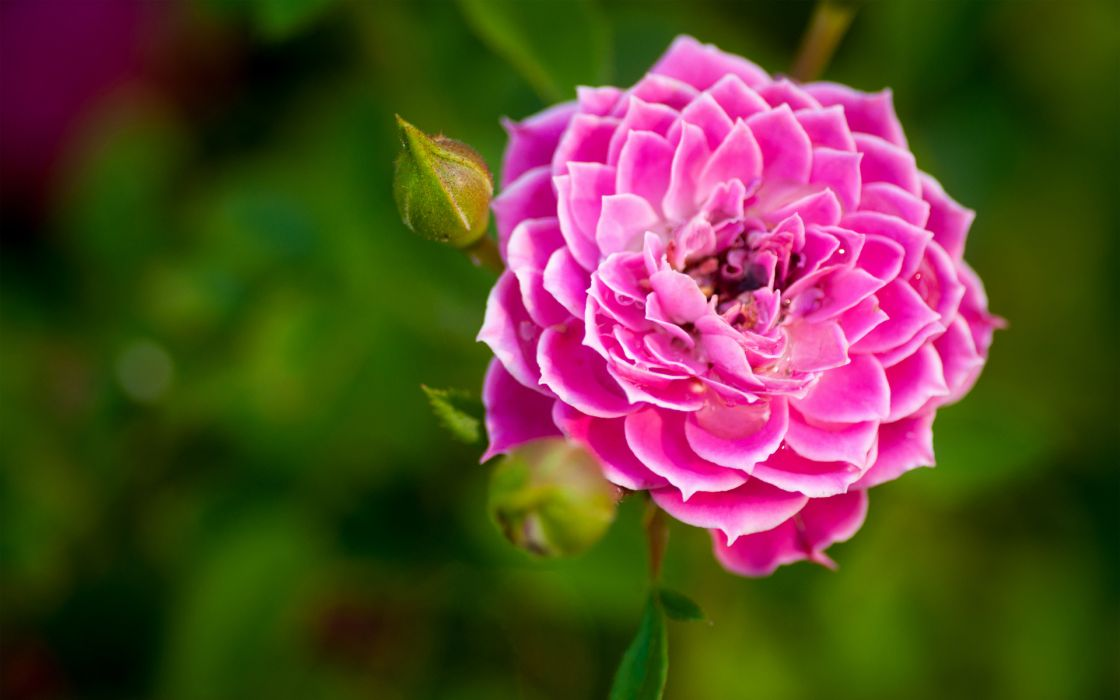
#> input picture 24-07-2020 NIranjan Dhokarikar_Task_24_07/flower.jpg, 1120 x 700 px, found by its file name
$ jupyter execute 'Task 24-07.ipynb'
#> lines starting #> are read from the running program, lines starting #| are printed output that depends on the picture; after the words box and inside, x2 and y2 are one past the last pixel; in counts of white or black regions, pixels touching at a corner belong together
[cell 1]
# Importing the basic libraries for image processing

import cv2
import numpy as np

[cell 2]
# reading the input image from the folder

original = cv2.imread("D:/noddyimage/flower.jpg")
#> original is the input picture: shape (700, 1120, 3); mean B, G, R 46.1, 70.7, 90.7

# resizing the image for better visualising

res = cv2.resize(original,(640,480))
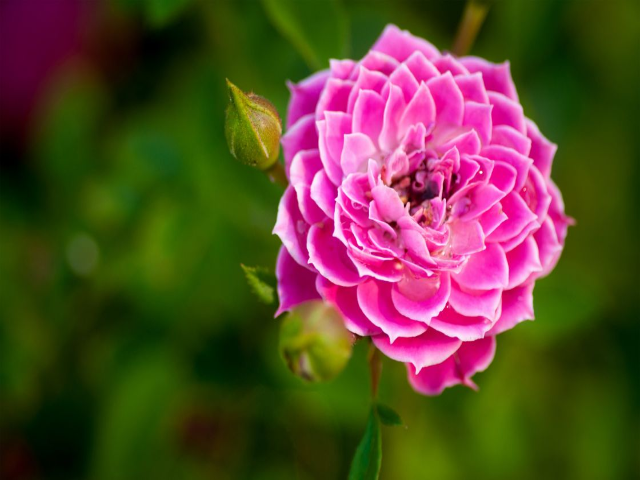
#> res: shape (480, 640, 3); mean B, G, R 46.1, 70.6, 90.7

# masking the image

bgrl = np.array([90,0,120], np.uint8)
bgrh = np.array([215,255,255], np.uint8)

# masked image

mask = cv2.inRange(res, bgrl, bgrh)
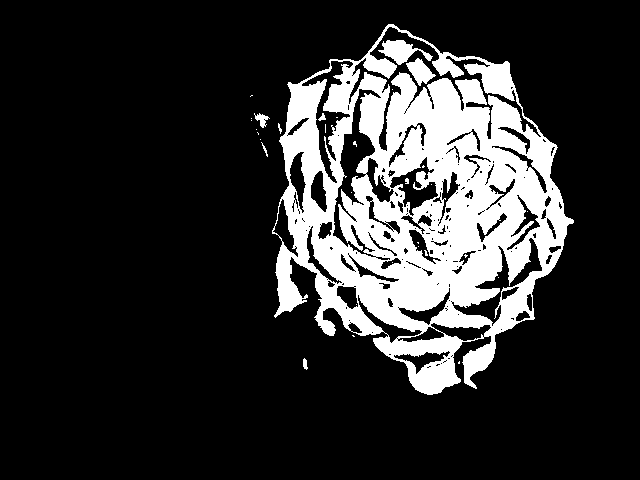
#> mask: shape (480, 640); 18.2% white; 33 white regions (24 under 20 px), largest, box (x1, y1, x2, y2) and area: (272, 24, 574, 395) 54687, (378, 40, 433, 65) 622, (406, 58, 436, 86) 416

# determining the kernel values
# kernel is used for convolution process to modify and update the pixels

kernel = np.array(([3,2,6],[5,7,8],[2,4,8]), np.uint8)
# to modify and update the pixel values

blurred = cv2.filter2D(mask, -1, kernel)
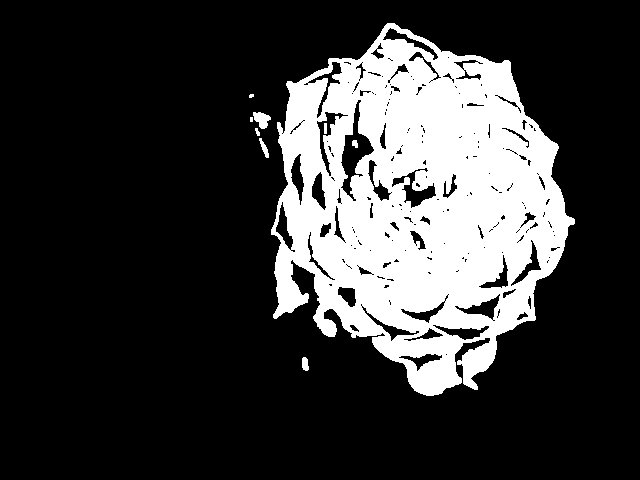
#> blurred: shape (480, 640); 22.2% white; 9 white regions (2 under 20 px), largest, box (x1, y1, x2, y2) and area: (271, 23, 575, 396) 67655, (253, 112, 271, 129) 192, (259, 138, 269, 158) 84
# -1 is the destination depth matlab humare image ke number of channels ya
# brightness ye wala decide karenga

average =cv2.blur(mask,(5,5))
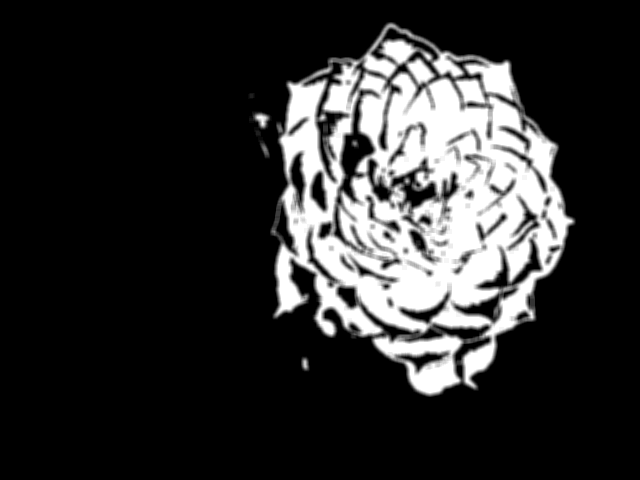
#> average: shape (480, 640); min 0, max 255, mean 46.5
# (5,5) is the kernel here
# this is a 5-5 matrix jisme sab elements 1 hai
# so iska sum = 25
# divide by 25 so answer 1 aaenga
# so faint blurred hoga

gaus_blur = cv2.GaussianBlur(mask,(5,5),0)
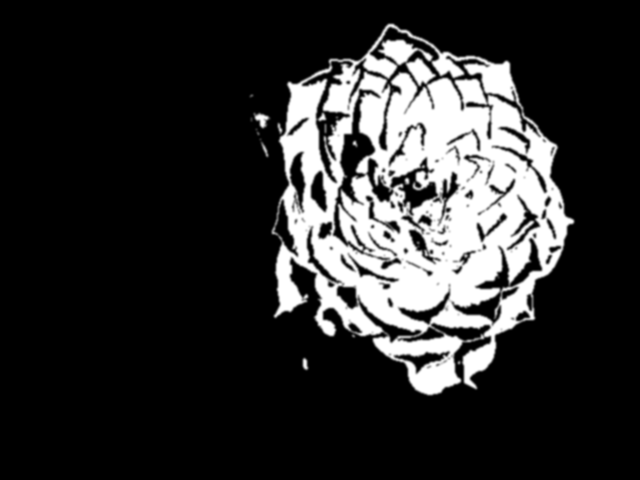
#> gaus_blur: shape (480, 640); min 0, max 255, mean 46.5
# sigma x = std deviation along x axis
# used in graphics
# used in preprocessing models like most ml models use this before preprocessing
# is main boredering bhi kar sakte hai

median = cv2.medianBlur(mask,5)
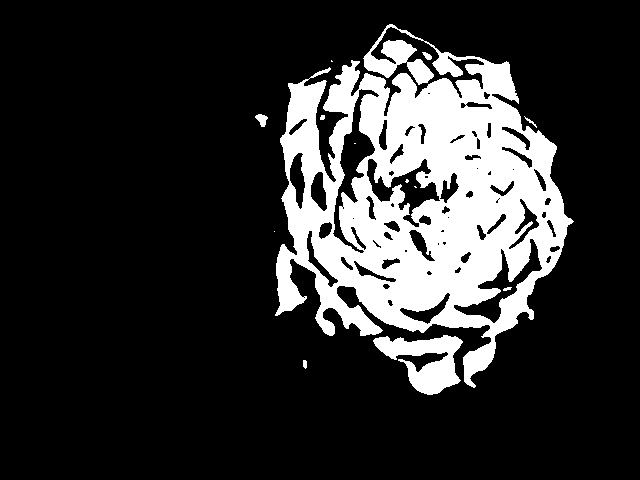
#> median: shape (480, 640); 18.5% white; 13 white regions (5 under 20 px), largest, box (x1, y1, x2, y2) and area: (275, 24, 574, 388) 53965, (373, 335, 463, 395) 2723, (255, 114, 268, 127) 101

bilateral_image = cv2.bilateralFilter(res, 5, 111, 111)
#bilateral filter

# averaging is convolving an image with a box filter
# normal main hum multiply and sum karte hai and kernel any random values
# is main kernel matrix 1 hota hai


# DISPLAYING ALL THE IMAGES TOGETHER

cv2.imshow("Original",res)                          # ORIGINAL IMAGE
cv2.imshow('Masked',mask)                         # MASKED IMAGE
cv2.imshow("Blurred Image",blurred)              # BLURRED IMAGE
cv2.imshow("Average Blurred Image",average)                      # AVERAGE BLURRED IMAGE
cv2.imshow("Gaussian Blurred Image",gaus_blur)               # GAUSSIAN BLURRED IMAGE
cv2.imshow('Median Blurred Image',median)              # MEDIAN BLURRED IMAGE
cv2.imshow('Bilateral',bilateral_image)               # BILATERAL FILTER


# Saving the images in the folder

cv2.imwrite("D:/noddyimage/Task_masked.jpg",mask)
cv2.imwrite("D:/noddyimage/Task_blurred.jpg",blurred)
cv2.imwrite("D:/noddyimage/Task_avg_blurred.jpg",average)
cv2.imwrite("D:/noddyimage/Task_gaussian.jpg",gaus_blur)
cv2.imwrite("D:/noddyimage/Task_median.jpg",median)
cv2.imwrite("D:/noddyimage/Task_bilateralfilter.jpg",bilateral_image)


# Drawing the flower pot on the masked image

pts = np.array([[25,270],[65,480],
               [160,480],[200,270]],np.int32)

color = (175,80,100)

img_pot = cv2.fillPoly(mask,[pts],color)
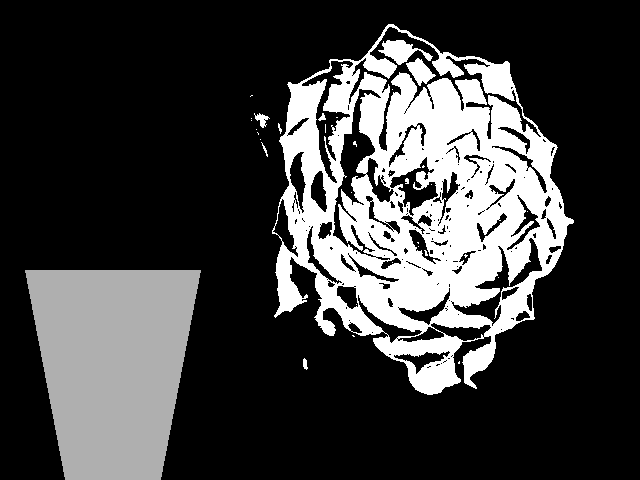
#> img_pot: shape (480, 640); min 0, max 255, mean 62.8
img_pot = cv2.putText(mask,'Flower Pot',(50,25),cv2.FONT_HERSHEY_TRIPLEX,1,color,2)
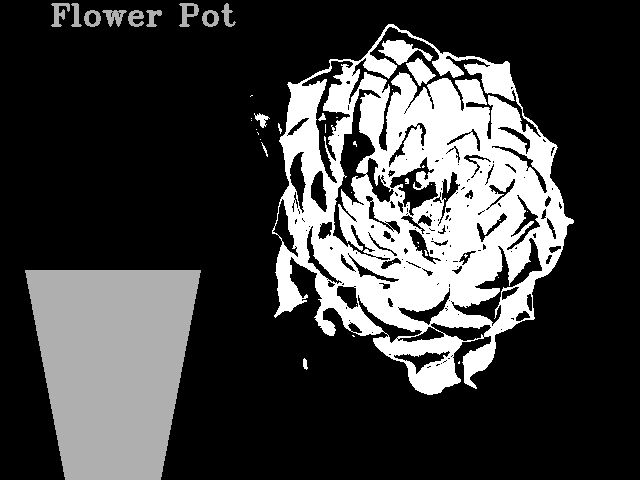
#> img_pot: shape (480, 640); 0.53% of pixels changed, all inside (x1, y1, x2, y2) = (51, 3, 236, 27)

cv2.imshow("Text Image",img_pot)

cv2.imwrite("D:/noddyimage/Task_FlowerPot.jpg",img_pot)

cv2.waitKey(0)
cv2.destroyAllWindows()
